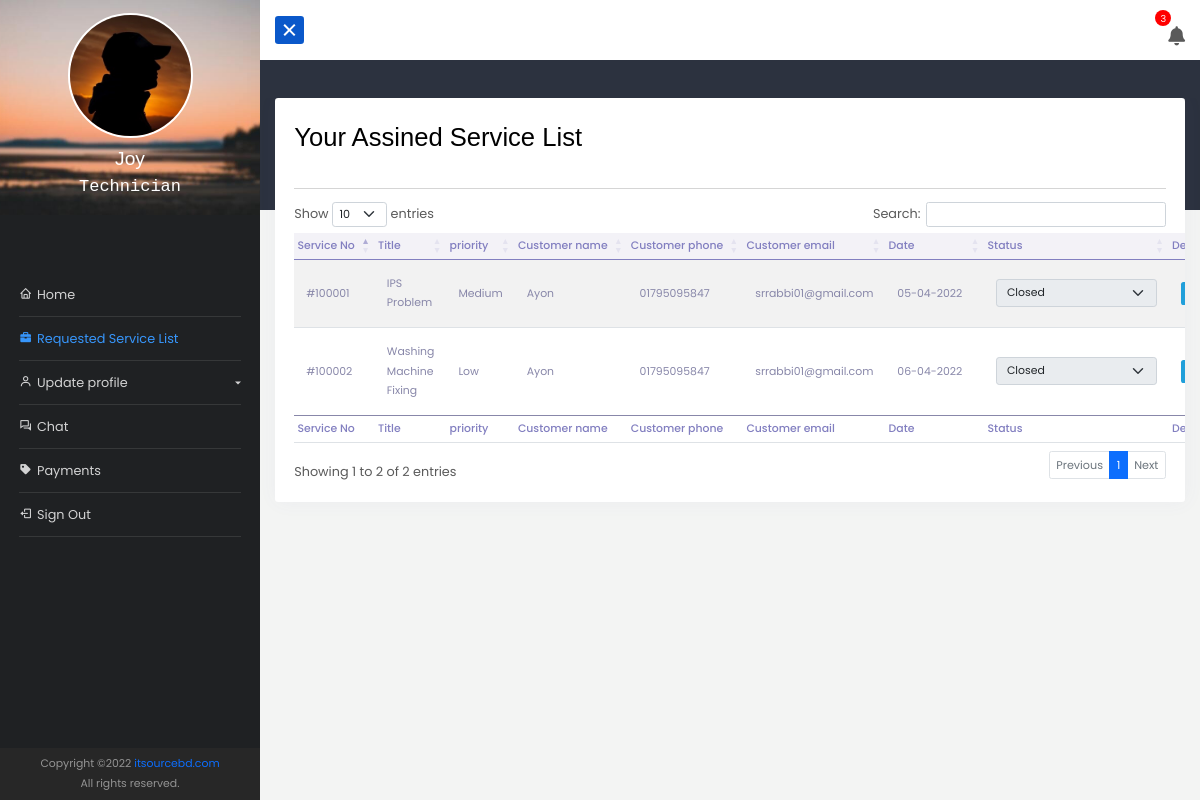
Page /dashboard/work_request_list/ (signed in) on the committed database.
### app_dashboard/models.py (models this page shows, shortened)
class UserRegistration(models.Model):
    registrationType = (
        ('','Please Select'),
        ('Residential', 'Residential'),
        ('Commercial', 'Commercial'),
        ('Other', 'Other')
    )
    roleType = (
        ('customer', 'customer'),
        ('admin', 'admin'),
        ('technician', 'technician'),
    )
    user = models.OneToOneField(User, on_delete =models.CASCADE, null=True)
    reg_no = models.BigIntegerField(null=True)
    name = models.CharField(max_length=122, null=True)
    email = models.EmailField(max_length=122, null=True , blank=True)
    phone = models.CharField(max_length=122, null=True)
    other_phone = models.CharField(max_length=122, null=True, blank=True)
    registration_type = models.CharField(max_length=122, choices = registrationType ,null=True, blank=True)
    role = models.CharField(max_length=122, choices = roleType ,null=True, default=roleType[0][0])
    business_name = models.CharField(max_length=122, null=True, blank=True)
    country = models.CharField(max_length=122, null=True, blank=True)
    division = models.CharField(max_length=122, null=True, blank=True)
    district = models.CharField(max_length=122, null=True, blank=True)
    upazila = models.CharField(max_length=122, null=True, blank=True)
    post_office_or_union = models.CharField(max_length=122, null=True, blank=True)
    house_info = models.CharField(max_length=122, null=True, blank=True)
    location = models.CharField(max_length=999, null=True, blank=True)
    nid = models.CharField(max_length=122, null=True, blank=True)
    picture = models.ImageField(upload_to= 'image', null=True, blank=True)
    active = models.BooleanField(default=False,null=True)
    tech_percentage = models.FloatField(default=0)
    date = models.DateField(auto_now_add=True)

class ServiceRequest(models.Model):
    priority_choice  = (
        ('High', 'High'),
        ('Medium', 'Medium'),
        ('Low', 'Low'),
    )
    STATUS_CHOICE = (
        ('New','New'),
        ('Waitting on Customer','Waitting on Customer'),
        ('In Progress','In Progress'),
        ('Fixed','Fixed'),
        ('Closed','Closed'),
        ('Cancelled','Cancelled'),
    )
    service_category = models.ForeignKey(ServiceCategory, on_delete=models.SET_NULL, null=True)
    customer = models.ForeignKey(User, on_delete=models.CASCADE, null=True)
    technician = models.ForeignKey(UserRegistration, on_delete=models.SET_NULL, null=True,related_name='technician')
    servicereq_no = models.CharField(max_length=122, null=True)
    title = models.CharField(max_length=250, null=True)
    details = models.TextField(max_length=1000, null=True)
    files = models.FileField(upload_to= 'service_file', null=True, blank=True)
    priority = models.CharField(max_length=122, choices=priority_choice, null=True)
    created_at = models.DateField(auto_now_add=True)
    status =  models.CharField(max_length=122, choices=STATUS_CHOICE, null=True,blank=True,default='new')
    assigned = models.BooleanField(default=False)

### app_dashboard/decorators.py (the view)
    def wrap(request, *args, **kwargs):
        if request.user.userregistration.role == 'technician':
            return function(request, *args, **kwargs)
        else:
            return redirect('dashboard')

### app_dashboard/forms.py
class InvoiceForm(forms.ModelForm):
    class Meta:
        model = Invoice
        fields = ['details', 'equip_charge', 'files']
        widgets = {
                'details': forms.Textarea(attrs={'class': 'input--style-5', 'rows': '4', 'placeholder': 'Write about equivment/parts details...'}),
                'equip_charge': forms.NumberInput(attrs={'class': 'input--style-5', 'placeholder': 'Enter equipment/parts charge...'}),
                'files': forms.FileInput(attrs={'accept': '.pdf, .jpg, .jpeg, .png, .doc, .docx, .xls, .xlsx, .txt'}),
            }

### app_dashboard/custom_context_processor.py (called while the page is built)
def invoiceform(request):
    form = InvoiceForm()
    context = {
        'invoiceform':form,
    }
    return context

def get_mdod(request):
    month_fday,month_lday = get_months()
    monthlyDue=0
    totalDue=0
    invoiceListforMonth = Invoice.objects.filter(created_at__range=[month_fday,month_lday])
    for i in invoiceListforMonth:
        if i.status == 'Unpaid':
            monthlyDue += float(i.getTotalCharge())
    invoiceList = Invoice.objects.filter()
    for i in invoiceList:
        if i.status == 'Unpaid':
            totalDue += float(i.getTotalCharge())
    context={
        'overAllDue': totalDue,
        'monthlyDue': monthlyDue
    }
    return context

### app_dashboard/models.py (called while the page is built)
    def getTotalCharge(self):
        cost = 0
        if self.service.priority == 'High':
            cost = self.service.service_category.cost*2
        elif self.service.priority == 'Medium':
            cost = self.service.service_category.cost*1.5
        else:
            cost = self.service.service_category.cost
        return f'{self.equip_charge + cost}'

### app_dashboard/utils.py (called while the page is built)
def get_months():
    date_today = datetime.today()
    month_fday = date_today.replace(day=1, hour=0, minute=0, second=0, microsecond=0)
    next_month = date_today.replace(day=28) + timedelta(days=4)
    month_lday = next_month - timedelta(days = next_month.day)
    return month_fday,month_lday

### app_dashboard/views.py (called while the page is built, shortened)
@login_required(login_url='login')
@user_is_admin
@user_is_technician
def technicianServiceRequestList_view(request):
    work_list = ServiceRequest.objects.filter(technician = request.user.userregistration).order_by('-created_at')
    context ={
        'work_list': work_list,
        }
    return render(request, 'app_dashboard/technician/service_request_list.html', context)

### templates/app_dashboard/technician/service_request_list.html (shortened to what this page needs)
{% extends 'app_dashboard/base.html' %}
{% load static %}
{% load customtags %}
{% block content %}
<div class="w-100 container-fluid mt-5">
    <div class="card p-4 table-responsive ">
        <h2 class="mb-4">Your Assined Service List</h2>
        <hr>
        <table id="table_data" class="table table-sm table-striped service_req_list" style="width:100%">
            <thead>
                <tr>
                    <th>Service No</th>
                    <th>Title</th>
                    <th>priority</th>
                    <th>Customer name</th>
                    <th>Customer phone</th>
                    <th>Customer email</th>
                    <th>Date</th>
                    <th>Status</th>
                    <th>Details</th>
                </tr>
            </thead>
            <tbody>
                {% for list in work_list %}
                <tr>
                    <td>{{ list.servicereq_no }}</td>
                    <td>{{ list.title }}</td>
                    <td>{{ list.priority }}</td>
                    <td>{{ list.customer.userregistration.name }}</td>
                    <td>{{ list.customer.userregistration.phone }}</td>
                    <td>{{ list.customer.userregistration.email }}</td>
                    <td class="date">{{ list.created_at|date:"d-m-Y" }}</td>
                    <td>
                        <div class="optionbox">
                            <select class="form-select status filter_select" id="fselect" data-id="{{list.id}}"
                                {% if list.status == 'Closed' or list.status == 'Cancelled' %} disabled {% endif %}>
                                <option value='Closed' {% if list.status == 'Closed' %} selected {% endif %}>Closed
                                </option>
                            </select>
                        </div>
                    </td>
                    <td><a href="{% url 'details_service' pk=list.id %}" class="btn btn-info btn-sm">Details</a>
                    </td>
                </tr>
                {% endfor %}
            <tfoot>
                <tr>
                    <th>Service No</th>
                    <th>Title</th>
                    <th>priority</th>
                    <th>Customer name</th>
                    <th>Customer phone</th>
                    <th>Customer email</th>
                    <th>Date</th>
                    <th>Status</th>
                    <th>Details</th>
                </tr>
            </tfoot>
        </table>
    </div>
</div>
{% endblock content %}

### templates/app_dashboard/base.html (shortened to what this page needs)
{% load static %}
<!doctype html>
<html lang="en">
<head>
    <link href="https://cdn.jsdelivr.net/npm/bootstrap@5.0.2/dist/css/bootstrap.min.css" rel="stylesheet"
>
    <link rel="stylesheet" href="https://cdnjs.cloudflare.com/ajax/libs/font-awesome/5.15.3/css/all.min.css" />
    <link href="{% static 'vendor/mdi-font/css/material-design-iconic-font.min.css' %}" rel="stylesheet" media="all">
    <link href='https://unpkg.com/boxicons@2.0.7/css/boxicons.min.css' rel='stylesheet'>
    <link href="{% static 'vendor/select2/select2.min.css' %}" rel="stylesheet" media="all">
    <link href="{% static 'vendor/datepicker/daterangepicker.css' %}" rel="stylesheet" media="all">
    <link rel="stylesheet" href="https://cdn.datatables.net/1.10.25/css/dataTables.bootstrap5.min.css">
    <link rel="stylesheet" href="https://cdn.jsdelivr.net/npm/sweetalert2@11.4.4/dist/sweetalert2.min.css">
    <link href='https://api.mapbox.com/mapbox-gl-js/v1.11.0/mapbox-gl.css' rel='stylesheet' />
    <link rel='stylesheet'
        href='https://api.mapbox.com/mapbox-gl-js/plugins/mapbox-gl-geocoder/v4.7.0/mapbox-gl-geocoder.css'
        type='text/css' />
    <link href="//cdn.jsdelivr.net/npm/featherlight@1.7.14/release/featherlight.min.css" type="text/css"
        rel="stylesheet" />
    <link rel="stylesheet" href="{% static 'app_dashboard/css/style.css' %}">
    <link rel="stylesheet" href="{% static 'app_dashboard/css/chat.css' %}">
    <link rel="stylesheet" href="{% static 'app_dashboard/css/buttons.css' %}">
</head>
<body>
    {% with request.user.userregistration.role as userRole %}
    <div class="wrapper d-flex align-items-stretch">
        <nav id="sidebar">
            <div class="w-100">
                <a href="#" class="img logo mb-5"><img
                        src="{% if request.user.userregistration.picture %}{{ request.user.userregistration.picture.url }}{% else %}{% static 'images/bg-img-2.jpg' %}{% endif %}"
                        alt="">
                    <h4>{{request.user.userregistration.name|title}}</h4>
                    <span class="mb-3">{{userRole|title}}</span>
                </a>
                <ul class="list-unstyled components mb-5 p-4">
                    {% url 'dashboard' as dashboardV %}
                    <li class="{% if request.path == dashboardV %}active{% endif %}">
                        <a href="{% url 'dashboard' %}"><i class='bx bx-home'></i>Home</a>
                    </li>
                    {% if userRole == 'technician' %}
                    {% url 'technicianServiceList' as technicianServiceListV %}
                    <li class="{% if request.path == technicianServiceListV %}active{% endif %}">
                        <a href="{{technicianServiceListV}}">
                            <i class='bx bxs-briefcase'></i>Requested Service List
                        </a>
                    </li>
                    {% endif %}
                    <li>
                        {% url 'updateProfile' pk=request.user.userregistration.id as updateProfileV %}
                        {% url 'changePassword' as changePasswordV %}
                        <a href="#updateSubmenu" data-bs-toggle="collapse" aria-expanded="false"
                            class="dropdown-toggle"><i class='bx bx-user'></i>Update profile</a>
                    </li>
                    {% url 'chat' as chatV %}
                    <li class="{% if request.path == chatV %}active{% endif %}">
                        <a href="{% url 'chat' %}"><i class='bx bx-conversation'></i>Chat</a>
                    </li>
                    {% if userRole == 'technician' %}
                    {% url 'technicianPayments' as technicianPaymentsV %}
                    <li class="{% if request.path == technicianPaymentsV %}active{% endif %}">
                        <a href="{{technicianPaymentsV}}"><i class='bx bxs-purchase-tag'></i></i>Payments</a>
                    </li>
                    {% endif %}
                    <li>
                        <a id="logout" style="cursor: pointer;"><i class='bx bx-log-out'></i>Sign Out</a>
                    </li>
                </ul>
            </div>
            <div class="footer px-3 py-2">
                <p>
                    Copyright &copy; <a href="https://www.itsourcebd.com/" target="_blank">itsourcebd.com</a> <br> All rights
                    reserved.
                </p>
            </div>
        </nav>
        <div id="content" class="">
            <div class="main-content-navbar">
                <nav class="navbar navbar-expand-lg navbar-light bg-light">
                    <button type="button" id="sidebarCollapse" class="btn btn-primary active">
                        <div class="hamtime">
                            <div class="bar"></div>
                        </div>
                    </button>
                    <div class="icon" id="bell"><span id="nCount">12</span> <i class="fas fa-bell"></i>
                    </div>
                </nav>
            </div>
            <div class="main-content-body pb-5">
                {% block content %}
                {% endblock content %}
            </div>
        </div>
    </div>
    {% endwith%}
</body>
</html>

### static/app_dashboard/css/chat.css (style rules this page uses)
a, a:hover, a:active, a:focus { text-decoration: none; outline: 0; }

### static/app_dashboard/css/buttons.css (style rules this page uses)
.btn { border: none; }
.btn-primary { background-color: #3f6ad8; }
.btn-info { background-color: #209fda !important; color: #fff; }

### rows in the picture
UserRegistration: role "Technician"
ServiceRequest: servicereq_no "#100002", title "Washing Machine Fixing", priority "Low", customer.userregistration.name "Ayon", customer.userregistration.phone "01795095847", customer.userregistration.email "srrabbi01@gmail.com", created_at "06-04-2022", status+id "Closed"
ServiceRequest: servicereq_no "#100001", title "IPS Problem", priority "Medium", customer.userregistration.name "Ayon", customer.userregistration.phone "01795095847", customer.userregistration.email "srrabbi01@gmail.com", created_at "05-04-2022", status+id "Closed"

### other values in the picture
{{ request.user.userregistration.name|title }} "Joy"
